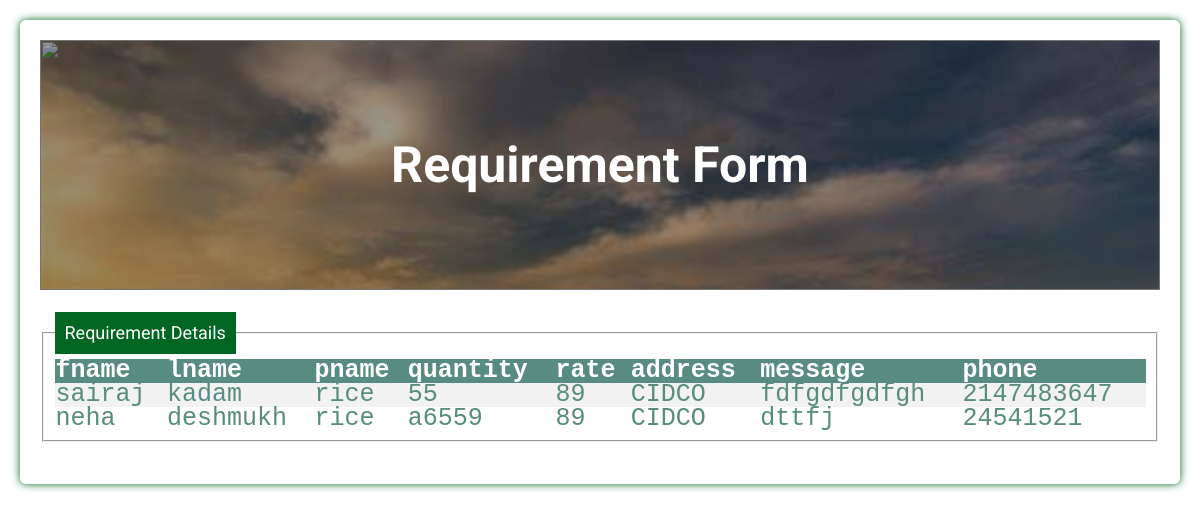
Screenshot of /rs.php with the database file from the repository.
### tables this page shows
CREATE TABLE `requirements` (
  `fname` varchar(50) NOT NULL,
  `lname` varchar(50) NOT NULL,
  `pname` varchar(50) NOT NULL,
  `quantity` varchar(10) NOT NULL,
  `rate` int(7) NOT NULL,
  `address` varchar(50) NOT NULL,
  `message` text NOT NULL,
  `phone` int(10) NOT NULL
);

### rs.php (the view, shortened to what this page needs)
<!DOCTYPE html>
<html>
  <head>
    <link rel="stylesheet" href="https://use.fontawesome.com/releases/v5.5.0/css/all.css">
  </head>
  <body>
    <div class="testbox">
    <form method="POST" action="sale.php">
      <div class="banner">
<img src="C:\xampp\htdocs\dashboard\test\main-file\farm.jpg" width="100%" height="100%">
        <h1>Requirement Form</h1>
      </div>
      <br/>
      <fieldset>
        <legend>Requirement Details</legend>
<table>
<tr>
<th>fname</th>
<th>lname</th>
<th>pname</th>
<th>quantity</th>
<th>rate</th>
<th>address</th>
<th>message</th>
<th>phone</th>
</tr>
<?php
$conn = mysqli_connect("localhost", "root", "", "shetkariraja");
$sql = "SELECT * FROM shetkariraja.`requirements`";
$result = $conn->query($sql);
if ($result->num_rows > 0) {
while($row = $result->fetch_assoc()) {
echo "<tr><td>" . $row["fname"]. "</td><td>" . $row["lname"] . "</td><td>"
. $row["pname"]. "</td><td>" . $row["quantity"]. "</td><td>" . $row["rate"]. "</td>
<td>" . $row["address"]. "</td><td>" . $row["message"]. "</td><td>" . $row["phone"]. "</td></tr>";
}
echo "</table>";
} else { echo "0 results"; }
?>
      </fieldset>
      <br/>
    </div>
  </body>
</html>

### rs.php (style rules this page uses)
html, body { min-height: 100%; }
body, div, form, input, select, textarea, label { padding: 0; margin: 0; outline: none; font-family: Roboto, Arial, sans-serif; font-size: 14px; color: #666; line-height: 22px; }
h1 { position: absolute; margin: 0; font-size: 50px; color: #fff; z-index: 2; line-height: 83px; }
legend { padding: 10px; font-family: Roboto, Arial, sans-serif; font-size: 18px; color: #fff; background-color: #006622; }
.testbox { display: flex; justify-content: center; align-items: center; height: inherit; padding: 20px; }
form { width: 100%; padding: 20px; border-radius: 6px; background: #fff; box-shadow: 0 0 8px #006622; }
.banner { position: relative; height: 250px; background-image: url("farm.jpg"); background-size: cover; display: flex; justify-content: center; align-items: center; text-align: center; }
.banner::after { content: ""; background-color: rgba(0, 0, 0, 0.4); position: absolute; width: 100%; height: 100%; }
table { border-collapse: collapse; width: 100%; color: #588c7e; font-family: monospace; font-size: 25px; text-align: left; }
th { background-color: #588c7e; color: white; }
tr:nth-child(even) { background-color: #f2f2f2 }

### rows the page displays
requirements: fname "sairaj", lname "kadam", pname "rice", quantity "55", rate "89", address "CIDCO", message "fdfgdfgdfgh", phone "2147483647"
requirements: fname "neha", lname "deshmukh", pname "rice", quantity "a6559", rate "89", address "CIDCO", message "dttfj", phone "24541521"
